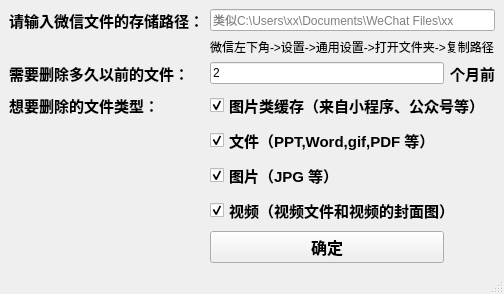
<?xml version="1.0" encoding="UTF-8"?>
<ui version="4.0">
 <class>MainWin</class>
 <widget class="QMainWindow" name="MainWin">
  <property name="geometry">
   <rect>
    <x>0</x>
    <y>0</y>
    <width>427</width>
    <height>175</height>
   </rect>
  </property>
  <property name="windowTitle">
   <string>MainWindow</string>
  </property>
  <widget class="QWidget" name="centralwidget">
   <layout class="QGridLayout" name="gridLayout">
    <item row="6" column="1" colspan="2">
     <widget class="QCheckBox" name="checkBox_4">
      <property name="font">
       <font>
        <pointsize>11</pointsize>
        <weight>75</weight>
        <bold>true</bold>
       </font>
      </property>
      <property name="text">
       <string>视频（视频文件和视频的封面图）</string>
      </property>
      <property name="checked">
       <bool>true</bool>
      </property>
     </widget>
    </item>
    <item row="0" column="0">
     <widget class="QLabel" name="label">
      <property name="font">
       <font>
        <family>宋体</family>
        <pointsize>11</pointsize>
        <weight>75</weight>
        <bold>true</bold>
       </font>
      </property>
      <property name="text">
       <string>请输入微信文件的存储路径：</string>
      </property>
      <property name="textFormat">
       <enum>Qt::AutoText</enum>
      </property>
     </widget>
    </item>
    <item row="2" column="1">
     <widget class="QLineEdit" name="lineEdit_2">
      <property name="text">
       <string>2</string>
      </property>
     </widget>
    </item>
    <item row="3" column="0">
     <widget class="QLabel" name="label_4">
      <property name="font">
       <font>
        <family>宋体</family>
        <pointsize>11</pointsize>
        <weight>75</weight>
        <bold>true</bold>
       </font>
      </property>
      <property name="text">
       <string>想要删除的文件类型：</string>
      </property>
      <property name="textFormat">
       <enum>Qt::AutoText</enum>
      </property>
     </widget>
    </item>
    <item row="7" column="1">
     <widget class="QPushButton" name="pushButton">
      <property name="font">
       <font>
        <pointsize>12</pointsize>
        <weight>75</weight>
        <bold>true</bold>
       </font>
      </property>
      <property name="text">
       <string>确定</string>
      </property>
     </widget>
    </item>
    <item row="4" column="1" colspan="2">
     <widget class="QCheckBox" name="checkBox_2">
      <property name="font">
       <font>
        <pointsize>11</pointsize>
        <weight>75</weight>
        <bold>true</bold>
       </font>
      </property>
      <property name="text">
       <string>文件（PPT,Word,gif,PDF 等）</string>
      </property>
      <property name="checked">
       <bool>true</bool>
      </property>
     </widget>
    </item>
    <item row="0" column="1" colspan="2">
     <widget class="QLineEdit" name="lineEdit">
      <property name="minimumSize">
       <size>
        <width>0</width>
        <height>0</height>
       </size>
      </property>
      <property name="text">
       <string/>
      </property>
      <property name="placeholderText">
       <string>类似C:\Users\xx\Documents\WeChat Files\xx</string>
      </property>
     </widget>
    </item>
    <item row="2" column="2">
     <widget class="QLabel" name="label_3">
      <property name="font">
       <font>
        <family>宋体</family>
        <pointsize>11</pointsize>
        <weight>75</weight>
        <bold>true</bold>
       </font>
      </property>
      <property name="text">
       <string>个月前</string>
      </property>
      <property name="textFormat">
       <enum>Qt::AutoText</enum>
      </property>
     </widget>
    </item>
    <item row="3" column="1" colspan="2">
     <widget class="QCheckBox" name="checkBox">
      <property name="enabled">
       <bool>true</bool>
      </property>
      <property name="font">
       <font>
        <pointsize>11</pointsize>
        <weight>75</weight>
        <bold>true</bold>
       </font>
      </property>
      <property name="text">
       <string>图片类缓存（来自小程序、公众号等）</string>
      </property>
      <property name="checked">
       <bool>true</bool>
      </property>
     </widget>
    </item>
    <item row="5" column="1" colspan="2">
     <widget class="QCheckBox" name="checkBox_3">
      <property name="minimumSize">
       <size>
        <width>0</width>
        <height>0</height>
       </size>
      </property>
      <property name="font">
       <font>
        <pointsize>11</pointsize>
        <weight>75</weight>
        <bold>true</bold>
       </font>
      </property>
      <property name="text">
       <string>图片（JPG 等）</string>
      </property>
      <property name="checked">
       <bool>true</bool>
      </property>
     </widget>
    </item>
    <item row="2" column="0">
     <widget class="QLabel" name="label_2">
      <property name="font">
       <font>
        <family>宋体</family>
        <pointsize>11</pointsize>
        <weight>75</weight>
        <bold>true</bold>
       </font>
      </property>
      <property name="text">
       <string>需要删除多久以前的文件：</string>
      </property>
      <property name="textFormat">
       <enum>Qt::AutoText</enum>
      </property>
     </widget>
    </item>
    <item row="1" column="1" colspan="2">
     <widget class="QLabel" name="label_5">
      <property name="text">
       <string>微信左下角-&gt;设置-&gt;通用设置-&gt;打开文件夹-&gt;复制路径</string>
      </property>
     </widget>
    </item>
   </layout>
  </widget>
  <widget class="QStatusBar" name="statusbar"/>
 </widget>
 <resources/>
 <connections/>
</ui>
